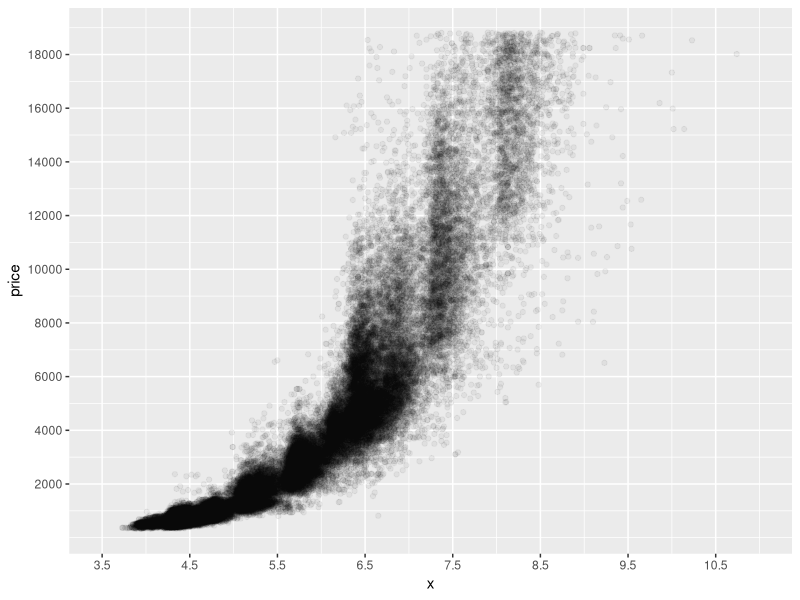
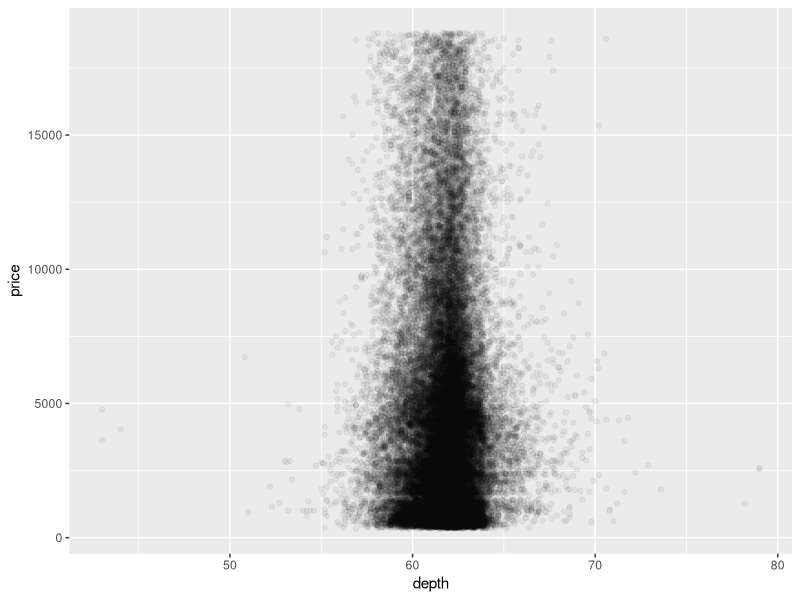
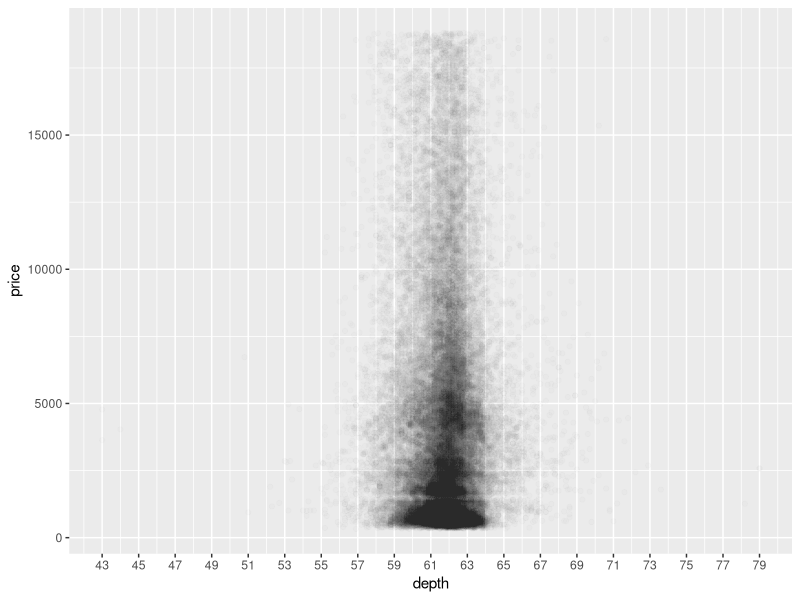
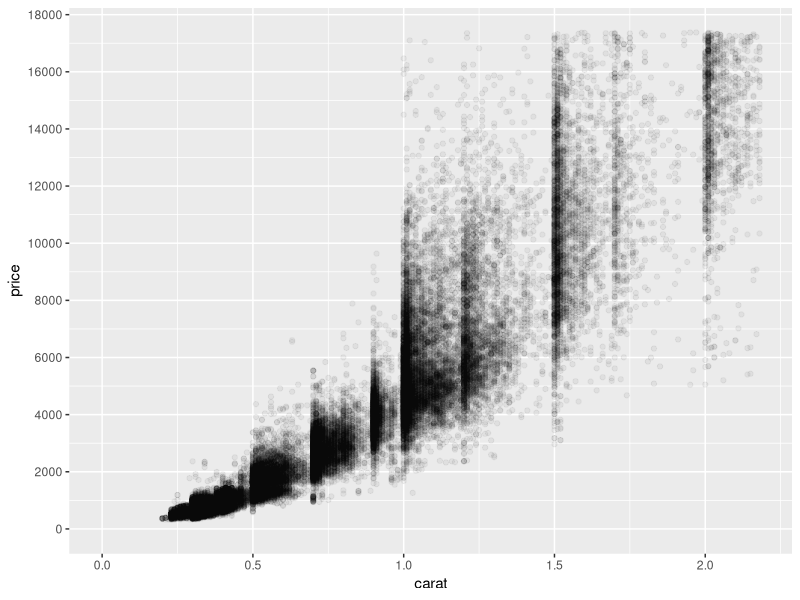
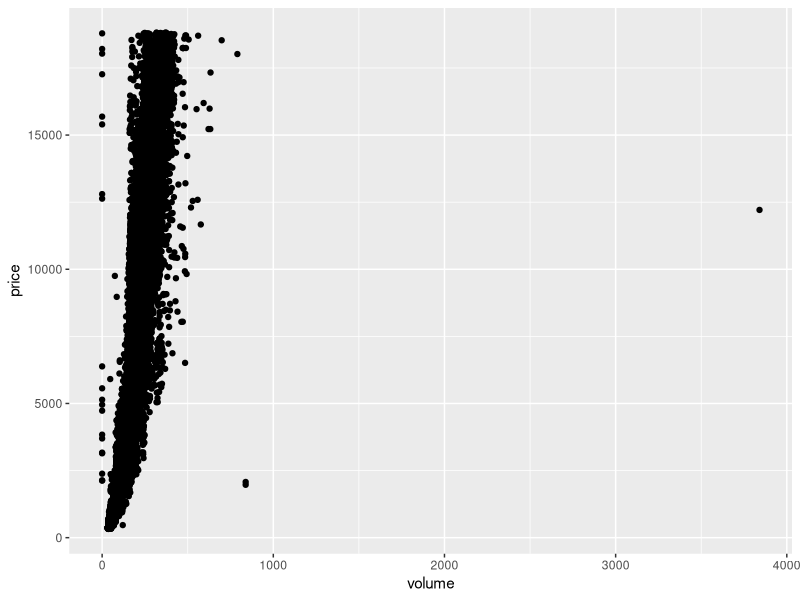

These figures' R source, in order: (Note: this script raises an error after producing the figures.)
library(ggplot2) #must load the ggplot package first
data(diamonds) #loads the diamonds data set since it comes with the ggplot package
summary(diamonds)

# carat               cut        color        clarity          depth           table           price             x         
# Min.   :0.2000   Fair     : 1610   D: 6775   SI1    :13065   Min.   :43.00   Min.   :43.00   Min.   :  326   Min.   : 0.000  
# 1st Qu.:0.4000   Good     : 4906   E: 9797   VS2    :12258   1st Qu.:61.00   1st Qu.:56.00   1st Qu.:  950   1st Qu.: 4.710  
# Median :0.7000   Very Good:12082   F: 9542   SI2    : 9194   Median :61.80   Median :57.00   Median : 2401   Median : 5.700  
# Mean   :0.7979   Premium  :13791   G:11292   VS1    : 8171   Mean   :61.75   Mean   :57.46   Mean   : 3933   Mean   : 5.731  
# 3rd Qu.:1.0400   Ideal    :21551   H: 8304   VVS2   : 5066   3rd Qu.:62.50   3rd Qu.:59.00   3rd Qu.: 5324   3rd Qu.: 6.540  
# Max.   :5.0100                     I: 5422   VVS1   : 3655   Max.   :79.00   Max.   :95.00   Max.   :18823   Max.   :10.740  
# J: 2808   (Other): 2531                                                                   
# y                z         
# Min.   : 0.000   Min.   : 0.000  
# 1st Qu.: 4.720   1st Qu.: 2.910  
# Median : 5.710   Median : 3.530  
# Mean   : 5.735   Mean   : 3.539  
# 3rd Qu.: 6.540   3rd Qu.: 4.040  
# Max.   :58.900   Max.   :31.800  

# gives Information about the data set
?diamonds

# to find out how many ordered factors can be
str(diamonds)
# Classes 'tbl_df', 'tbl' and 'data.frame':	53940 obs. of  10 variables:
# $ carat  : num  0.23 0.21 0.23 0.29 0.31 0.24 0.24 0.26 0.22 0.23 ...
# $ cut    : Ord.factor w/ 5 levels "Fair"<"Good"<..: 5 4 2 4 2 3 3 3 1 3 ...
# $ color  : Ord.factor w/ 7 levels "D"<"E"<"F"<"G"<..: 2 2 2 6 7 7 6 5 2 5 ...
# $ clarity: Ord.factor w/ 8 levels "I1"<"SI2"<"SI1"<..: 2 3 5 4 2 6 7 3 4 5 ...
# $ depth  : num  61.5 59.8 56.9 62.4 63.3 62.8 62.3 61.9 65.1 59.4 ...
# $ table  : num  55 61 65 58 58 57 57 55 61 61 ...
# $ price  : int  326 326 327 334 335 336 336 337 337 338 ...
# $ x      : num  3.95 3.89 4.05 4.2 4.34 3.94 3.95 4.07 3.87 4 ...
# $ y      : num  3.98 3.84 4.07 4.23 4.35 3.96 3.98 4.11 3.78 4.05 ...
# $ z      : num  2.43 2.31 2.31 2.63 2.75 2.48 2.47 2.53 2.49 2.39 ...

################################## Price vs. x #########################################
# In this problem set, you'll continue
# to explore the diamonds data set.

# Your first task is to create a
# scatterplot of price vs x.
# using the ggplot syntax.

# This assignment is not graded and
# will be marked as correct when you submit.

ggplot(data = diamonds, aes(x = x, y = price)) + 
  geom_point(alpha = 1/20) +
  coord_cartesian(xlim = c(3.5, 11)) + 
  scale_x_continuous(breaks = seq(3.5, 11, 1)) + 
  scale_y_continuous(breaks = seq(2000, 20000, 2000))


################################## Correlation #########################################
# What is the correlation between price and x?
with(diamonds, cor.test(price, x))
# o.8844352

# What is the correlation between price and y?
with(diamonds, cor.test(price, y))
# 0.8654209

# What is the correlation between price and z?
with(diamonds, cor.test(price, z))
# 0.8612494


################################ price vs. depth #######################################
# Create a simple scatter plot of price vs depth.

# This assignment is not graded and
# will be marked as correct when you submit.

ggplot(data = diamonds, aes(x = depth, y = price))+
   geom_point(alpha = 1/20) 


######################## Adjustments price vs. depth ###################################
# Change the code to make the transparency of the
# points to be 1/100 of what they are now and mark
# the x-axis every 2 units. See the instructor notes
# for two hints.

# This assignment is not graded and
# will be marked as correct when you submit.

ggplot(data = diamonds, aes(x = depth, y = price)) + 
  geom_point(alpha = 1/100) + 
  scale_x_continuous(breaks = seq(min(diamonds$depth), max(diamonds$depth), 2),
                     labels = seq(min(diamonds$depth), max(diamonds$depth), 2))


######################## Correlation - price and depth #################################
#What is the correlation of depth vs. price?
with(diamonds, cor.test(price, depth))
# -0.0106474 


################################ price vs. carat #######################################
# Create a scatterplot of price vs carat
# and omit the top 1% of price and carat
# values.

# This assignment is not graded and
# will be marked as correct when you submit.

ggplot(data = diamonds, aes(x = carat, y = price))+
  geom_point(alpha=1/20) +
  scale_x_continuous(limits=c(0, quantile(diamonds$carat, 0.99))) +
  scale_y_continuous(breaks=seq(0, 18000, 2000), 
                     limits=c(0 , quantile(diamonds$price, 0.99)))



############################### price vs. volume ######################################
# Create a scatterplot of price vs. volume (x * y * z).
# This is a very rough approximation for a diamond's volume.

# Create a new variable for volume in the diamonds data frame.
# This will be useful in a later exercise.

# Don't make any adjustments to the plot just yet.

volume <- (diamonds$x * diamonds$y * diamonds$z)

ggplot(data = diamonds, aes(x = volume, y = price))+
  geom_point()


############################ Correlations on Subsets ##################################
# What is the corrleation of price and volume?
# Exclude diamonds that have a volume of 0 or that are greater than or equal to 800.

diamonds2 <- diamonds %>%
  mutate(volume=x*y*z)

with(subset(diamonds2, !(volume == 0 | volume >= 800) ), cor.test(price, volume))


######################### Adjustments - price vs. volume ##############################
# Subset the data to exclude diamonds with a volume
# greater than or equal to 800. Also, exclude diamonds
# with a volume of 0. Adjust the transparency of the
# points and add a linear model to the plot. (See the
# Instructor Notes or look up the documentation of
# geom_smooth() for more details about smoothers.)

# We encourage you to think about this next question and
# to post your thoughts in the discussion section.

# Do you think this would be a useful model to estimate
# the price of diamonds? Why or why not?

# This assignment is not graded and
# will be marked as correct when you submit.

smaller <- diamonds2 %>%
  filter(volume != 0,
         volume <= 800)

ggplot(smaller, aes( x = volume, y = price)) + 
  geom_point(alpha = 1/20) +
  geom_smooth(method = "lm",se = TRUE)


############################## Mean Price by Clarity ##################################
# Use the function dplyr package
# to create a new data frame containing
# info on diamonds by clarity.

# Name the data frame diamondsByClarity

# The data frame should contain the following
# variables in this order.

#       (1) mean_price
#       (2) median_price
#       (3) min_price
#       (4) max_price
#       (5) n

# where n is the number of diamonds in each
# level of clarity.

# This assignment WILL BE automatically
# graded!

# DO NOT ALTER THE NEXT THREE LINES OF CODE.
# ======================================================
suppressMessages(library(ggplot2))
suppressMessages(library(dplyr))
data(diamonds)

diamondsByClarity <- diamonds %>%
  group_by(clarity) %>%
  summarise(clarity_mean_price = mean(price),
            clarity_median_price = median(price),
            clarity_min_price = min(price),
            clarity_max_price = max(price),
            n = n()) %>%
  arrange( clarity)

head(diamondsByClarity, 20)



############################## Bar Charts of Mean Price ##################################
# We've created summary data frames with the mean price
# by clarity and color. You can run the code in R to
# verify what data is in the variables diamonds_mp_by_clarity
# and diamonds_mp_by_color.

# Your task is to write additional code to create two bar plots
# on one output image using the grid.arrange() function from the package
# gridExtra.

# This assignment is not graded and
# will be marked as correct when you submit.

# See the Instructor Notes for more info on bar charts
# and for a hint on this task.

# DO NOT DELETE THE LINES OF CODE BELOW
# ===================================================================
data(diamonds)
library(dplyr)
library(gridExtra)

diamonds_by_clarity <- group_by(diamonds, clarity)
diamonds_mp_by_clarity <- summarise(diamonds_by_clarity, mean_price = mean(price))

diamonds_by_color <- group_by(diamonds, color)
diamonds_mp_by_color <- summarise(diamonds_by_color, mean_price = mean(price))

bar1 <- ggplot(diamonds_mp_by_clarity, aes(x = clarity, y = mean_price, fill = clarity))+
  geom_bar(stat = "identity", color = "black") 

bar2 <- ggplot(diamonds_mp_by_color, aes(x=color, y = mean_price, fill=color))+
  geom_bar(stat = "identity", color = "black")

grid.arrange(bar1, bar2)



############################## Gapminder Revisited ##################################
# The Gapminder website contains over 500 data sets with information about
# the world's population. Your task is to continue the investigation you did at the
# end of Problem Set 3 or you can start fresh and choose a different
# data set from Gapminder.

# If you're feeling adventurous or want to try some data munging see if you can
# find a data set or scrape one from the web.

# In your investigation, examine pairs of variable and create 2-5 plots that make
# use of the techniques from Lesson 4.

# You can find a link to the Gapminder website in the Instructor Notes.

# Once you've completed your investigation, create a post in the discussions that includes:
#       1. the variable(s) you investigated, your observations, and any summary statistics
#       2. snippets of code that created the plots
#       3. links to the images of your plots









